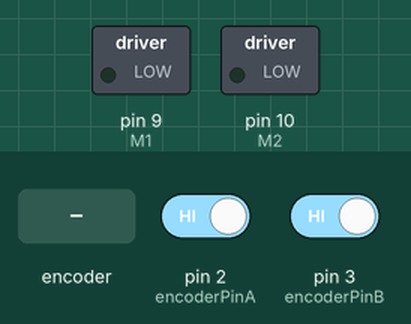
A sketch run on a simulated Arduino Uno, built with avr-gcc and run on an emulated ATmega328P. Parts: switched loads named in the sketch (green lamp = pin HIGH). Inputs (shaded band) come from the test bench; at power-on: pin 2 (encoderPinA) HIGH, pin 3 (encoderPinB) HIGH.

Above: at 1.2 s.
1.3 s: rotary encoder on pin 2 (encoderPinA) / pin 3 (encoderPinB) turned 1 step (first pin leading)
At 3.1 s:
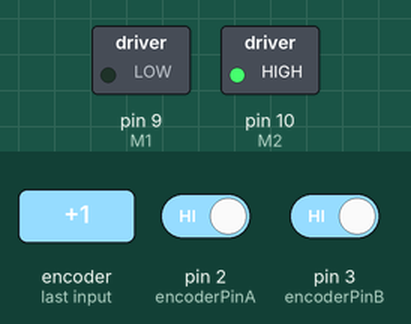
Timing chart, 0 to 10.5 s (numbered marks = the images above; inputs shaded):
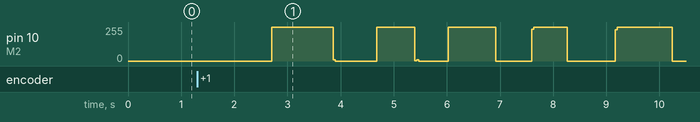

The sketch:

Encoder.ino
```cpp
#define encoderPinA      2                     // Quadrature encoder A pin
#define encoderPinB      3                     // Quadrature encoder B pin
#define M1              9                      // PWM outputs to L298N H-Bridge motor driver module
#define M2              10
int SetPulse=334; //Set Pulse
const int Sample_time = 50; //Example_time
volatile float Kp=0.039 , Ki=0.007 , Kd=0.003;
volatile float P,I,D;
volatile long int count = 0;
volatile int pulse_out;
volatile float error=0,pre_error=0; //error
int Sum_error=0; //Khoi tao ham tinh tong cac error phuc vu tinh tich phan
/*------------------------*/
void PulseOut(int count) // PID
{
  int pre_count;
  int error = count - pre_count;
  int pre_error = error;
  P = Kp * error;
  I += Ki*error*Sample_time/1000;
  D = Kd*(error - pre_error)*1000/Sample_time;
  int output =(int) P+I+D;
  if (output > 255)
  {
    output = 255;
    }
  if (output < 0)
  {
    output = 0;
    }
  pre_count = count;
  pulse_out = 34*60*1000*output/(SetPulse*Sample_time);
  }
/*------------------------*/
void count_pulse()  //Hàm đếm xung
{
    if(digitalRead(encoderPinB) == LOW)
      count++;
    else
      count--;
}

void Motor_control(int output, bool rot ) //rot dung de doi chieu quay dong co
{
  analogWrite(M1,(rot)? output:0);
  analogWrite(M2,(rot)? 0:output);
}

void setup()
{
    Serial.begin(9600);
    pinMode(encoderPinA,INPUT);
    pinMode(encoderPinB,INPUT);
    pinMode(M1,OUTPUT);
    pinMode(M2,OUTPUT);
    attachInterrupt(0,count_pulse,RISING);
    analogWrite(M1,0);
    analogWrite(M2,0);
}

void loop()
{
  count_pulse();
  PulseOut(count);
  //Serial.println(count);
  Motor_control(pulse_out,0);
  //Serial.println(pulse_out);
}
```
